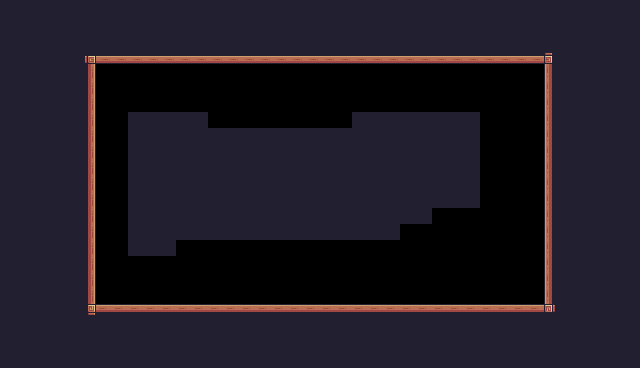

A level layout from a 2D game, rendered from its tile map. Below: a short description, then the map file with its tile-grid data intact:
An orthogonal 40x23 tile map with 16x16 px tiles, 1 tile layer (Tile Layer 1).

<map version="1.10" tiledversion="1.10.2" orientation="orthogonal" renderorder="right-down" width="40" height="23" tilewidth="16" tileheight="16" infinite="0" nextlayerid="2" nextobjectid="1">
 <tileset firstgid="1" source="Pixel Adventure.tsx" />
 <layer id="1" name="Tile Layer 1" width="40" height="23">
  <data encoding="csv">
112,112,112,112,112,112,112,112,112,112,112,112,112,112,112,112,112,112,112,112,112,112,112,112,112,112,112,112,112,112,112,112,112,112,112,112,112,112,112,112,
112,112,112,112,112,112,112,112,112,112,112,112,112,112,112,112,112,112,112,112,112,112,112,112,112,112,112,112,112,112,112,112,112,112,112,112,112,112,112,112,
112,112,112,112,112,112,112,112,112,112,112,112,112,112,112,112,112,112,112,112,112,112,112,112,112,112,112,112,112,112,112,112,112,112,112,112,112,112,112,112,
112,112,112,112,112,92,134,134,134,134,134,134,134,134,134,134,134,134,134,134,134,134,134,134,134,134,134,134,134,134,134,134,134,134,93,112,112,112,112,112,
112,112,112,112,112,113,0,0,0,0,0,0,0,0,0,0,0,0,0,0,0,0,0,0,0,0,0,0,0,0,0,0,0,0,111,112,112,112,112,112,
112,112,112,112,112,113,0,0,0,0,0,0,0,0,0,0,0,0,0,0,0,0,0,0,0,0,0,0,0,0,0,0,0,0,111,112,112,112,112,112,
112,112,112,112,112,113,0,0,0,0,0,0,0,0,0,0,0,0,0,0,0,0,0,0,0,0,0,0,0,0,0,0,0,0,111,112,112,112,112,112,
112,112,112,112,112,113,0,0,112,112,112,112,112,0,0,0,0,0,0,0,0,0,112,112,112,112,112,112,112,112,0,0,0,0,111,112,112,112,112,112,
112,112,112,112,112,113,0,0,112,112,112,112,112,112,112,112,112,112,112,112,112,112,112,112,112,112,112,112,112,112,0,0,0,0,111,112,112,112,112,112,
112,112,112,112,112,113,0,0,112,112,112,112,112,112,112,112,112,112,112,112,112,112,112,112,112,112,112,112,112,112,0,0,0,0,111,112,112,112,112,112,
112,112,112,112,112,113,0,0,112,112,112,112,112,112,112,112,112,112,112,112,112,112,112,112,112,112,112,112,112,112,0,0,0,0,111,112,112,112,112,112,
112,112,112,112,112,113,0,0,112,112,112,112,112,112,112,112,112,112,112,112,112,112,112,112,112,112,112,112,112,112,0,0,0,0,111,112,112,112,112,112,
112,112,112,112,112,113,0,0,112,112,112,112,112,112,112,112,112,112,112,112,112,112,112,112,112,112,112,112,112,112,0,0,0,0,111,112,112,112,112,112,
112,112,112,112,112,113,0,0,112,112,112,112,112,112,112,112,112,112,112,112,112,112,112,112,112,112,112,0,0,0,0,0,0,0,111,112,112,112,112,112,
112,112,112,112,112,113,0,0,112,112,112,112,112,112,112,112,112,112,112,112,112,112,112,112,112,0,0,0,0,0,0,0,0,0,111,112,112,112,112,112,
112,112,112,112,112,113,0,0,112,112,112,0,0,0,0,0,0,0,0,0,0,0,0,0,0,0,0,0,0,0,0,0,0,0,111,112,112,112,112,112,
112,112,112,112,112,113,0,0,0,0,0,0,0,0,0,0,0,0,0,0,0,0,0,0,0,0,0,0,0,0,0,0,0,0,111,112,112,112,112,112,
112,112,112,112,112,113,0,0,0,0,0,0,0,0,0,0,0,0,0,0,0,0,0,0,0,0,0,0,0,0,0,0,0,0,111,112,112,112,112,112,
112,112,112,112,112,113,0,0,0,0,0,0,0,0,0,0,0,0,0,0,0,0,0,0,0,0,0,0,0,0,0,0,0,0,111,112,112,112,112,112,
112,112,112,112,112,114,90,90,90,90,90,90,90,90,90,90,90,90,90,90,90,90,90,90,90,90,90,90,90,90,90,90,90,90,115,112,112,112,112,112,
112,112,112,112,112,112,112,112,112,112,112,112,112,112,112,112,112,112,112,112,112,112,112,112,112,112,112,112,112,112,112,112,112,112,112,112,112,112,112,112,
112,112,112,112,112,112,112,112,112,112,112,112,112,112,112,112,112,112,112,112,112,112,112,112,112,112,112,112,112,112,112,112,112,112,112,112,112,112,112,112,
112,112,112,112,112,112,112,112,112,112,112,112,112,112,112,112,112,112,112,112,112,112,112,112,112,112,112,112,112,112,112,112,112,112,112,112,112,112,112,112
</data>
 </layer>
</map>
